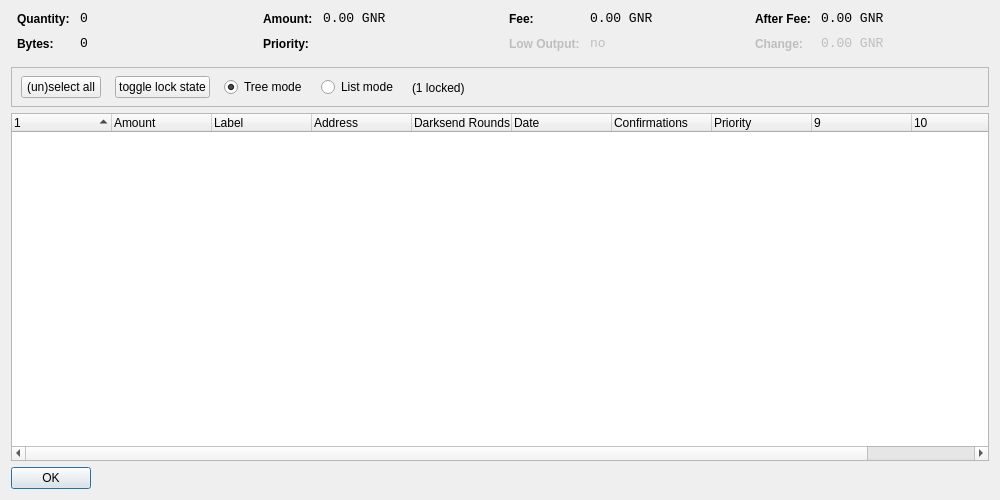
<?xml version="1.0" encoding="UTF-8"?>
<ui version="4.0">
 <class>CoinControlDialog</class>
 <widget class="QDialog" name="CoinControlDialog">
  <property name="geometry">
   <rect>
    <x>0</x>
    <y>0</y>
    <width>1000</width>
    <height>500</height>
   </rect>
  </property>
  <property name="windowTitle">
   <string>Coin Control</string>
  </property>
  <layout class="QVBoxLayout" name="verticalLayout">
   <item>
    <layout class="QHBoxLayout" name="horizontalLayoutTop" stretch="0,0,0,0">
     <property name="topMargin">
      <number>0</number>
     </property>
     <property name="bottomMargin">
      <number>10</number>
     </property>
     <item>
      <layout class="QFormLayout" name="formLayoutCoinControl1">
       <property name="horizontalSpacing">
        <number>10</number>
       </property>
       <property name="verticalSpacing">
        <number>10</number>
       </property>
       <property name="leftMargin">
        <number>6</number>
       </property>
       <property name="rightMargin">
        <number>6</number>
       </property>
       <item row="0" column="0">
        <widget class="QLabel" name="labelCoinControlQuantityText">
         <property name="styleSheet">
          <string notr="true">font-weight:bold;</string>
         </property>
         <property name="text">
          <string>Quantity:</string>
         </property>
        </widget>
       </item>
       <item row="0" column="1">
        <widget class="QLabel" name="labelCoinControlQuantity">
         <property name="font">
          <font>
           <family>Monospace</family>
           <pointsize>10</pointsize>
          </font>
         </property>
         <property name="cursor">
          <cursorShape>IBeamCursor</cursorShape>
         </property>
         <property name="contextMenuPolicy">
          <enum>Qt::ActionsContextMenu</enum>
         </property>
         <property name="text">
          <string notr="true">0</string>
         </property>
         <property name="textInteractionFlags">
          <set>Qt::LinksAccessibleByMouse|Qt::TextSelectableByKeyboard|Qt::TextSelectableByMouse</set>
         </property>
        </widget>
       </item>
       <item row="1" column="0">
        <widget class="QLabel" name="labelCoinControlBytesText">
         <property name="styleSheet">
          <string notr="true">font-weight:bold;</string>
         </property>
         <property name="text">
          <string>Bytes:</string>
         </property>
        </widget>
       </item>
       <item row="1" column="1">
        <widget class="QLabel" name="labelCoinControlBytes">
         <property name="font">
          <font>
           <family>Monospace</family>
           <pointsize>10</pointsize>
          </font>
         </property>
         <property name="cursor">
          <cursorShape>IBeamCursor</cursorShape>
         </property>
         <property name="contextMenuPolicy">
          <enum>Qt::ActionsContextMenu</enum>
         </property>
         <property name="text">
          <string notr="true">0</string>
         </property>
         <property name="textInteractionFlags">
          <set>Qt::LinksAccessibleByMouse|Qt::TextSelectableByKeyboard|Qt::TextSelectableByMouse</set>
         </property>
        </widget>
       </item>
      </layout>
     </item>
     <item>
      <layout class="QFormLayout" name="formLayoutCoinControl2">
       <property name="horizontalSpacing">
        <number>10</number>
       </property>
       <property name="verticalSpacing">
        <number>10</number>
       </property>
       <property name="leftMargin">
        <number>6</number>
       </property>
       <property name="rightMargin">
        <number>6</number>
       </property>
       <item row="0" column="0">
        <widget class="QLabel" name="labelCoinControlAmountText">
         <property name="styleSheet">
          <string notr="true">font-weight:bold;</string>
         </property>
         <property name="text">
          <string>Amount:</string>
         </property>
        </widget>
       </item>
       <item row="0" column="1">
        <widget class="QLabel" name="labelCoinControlAmount">
         <property name="font">
          <font>
           <family>Monospace</family>
           <pointsize>10</pointsize>
          </font>
         </property>
         <property name="cursor">
          <cursorShape>IBeamCursor</cursorShape>
         </property>
         <property name="contextMenuPolicy">
          <enum>Qt::ActionsContextMenu</enum>
         </property>
         <property name="text">
          <string notr="true">0.00 GNR</string>
         </property>
         <property name="textInteractionFlags">
          <set>Qt::LinksAccessibleByMouse|Qt::TextSelectableByKeyboard|Qt::TextSelectableByMouse</set>
         </property>
        </widget>
       </item>
       <item row="1" column="0">
        <widget class="QLabel" name="labelCoinControlPriorityText">
         <property name="styleSheet">
          <string notr="true">font-weight:bold;</string>
         </property>
         <property name="text">
          <string>Priority:</string>
         </property>
        </widget>
       </item>
       <item row="1" column="1">
        <widget class="QLabel" name="labelCoinControlPriority">
         <property name="font">
          <font>
           <family>Monospace</family>
           <pointsize>10</pointsize>
          </font>
         </property>
         <property name="cursor">
          <cursorShape>IBeamCursor</cursorShape>
         </property>
         <property name="contextMenuPolicy">
          <enum>Qt::ActionsContextMenu</enum>
         </property>
         <property name="text">
          <string/>
         </property>
         <property name="textInteractionFlags">
          <set>Qt::LinksAccessibleByMouse|Qt::TextSelectableByKeyboard|Qt::TextSelectableByMouse</set>
         </property>
        </widget>
       </item>
      </layout>
     </item>
     <item>
      <layout class="QFormLayout" name="formLayoutCoinControl3">
       <property name="horizontalSpacing">
        <number>10</number>
       </property>
       <property name="verticalSpacing">
        <number>10</number>
       </property>
       <property name="leftMargin">
        <number>6</number>
       </property>
       <property name="rightMargin">
        <number>6</number>
       </property>
       <item row="0" column="0">
        <widget class="QLabel" name="labelCoinControlFeeText">
         <property name="styleSheet">
          <string notr="true">font-weight:bold;</string>
         </property>
         <property name="text">
          <string>Fee:</string>
         </property>
        </widget>
       </item>
       <item row="0" column="1">
        <widget class="QLabel" name="labelCoinControlFee">
         <property name="font">
          <font>
           <family>Monospace</family>
           <pointsize>10</pointsize>
          </font>
         </property>
         <property name="cursor">
          <cursorShape>IBeamCursor</cursorShape>
         </property>
         <property name="contextMenuPolicy">
          <enum>Qt::ActionsContextMenu</enum>
         </property>
         <property name="text">
          <string notr="true">0.00 GNR</string>
         </property>
         <property name="textInteractionFlags">
          <set>Qt::LinksAccessibleByMouse|Qt::TextSelectableByKeyboard|Qt::TextSelectableByMouse</set>
         </property>
        </widget>
       </item>
       <item row="1" column="0">
        <widget class="QLabel" name="labelCoinControlLowOutputText">
         <property name="enabled">
          <bool>false</bool>
         </property>
         <property name="styleSheet">
          <string notr="true">font-weight:bold;</string>
         </property>
         <property name="text">
          <string>Low Output:</string>
         </property>
        </widget>
       </item>
       <item row="1" column="1">
        <widget class="QLabel" name="labelCoinControlLowOutput">
         <property name="enabled">
          <bool>false</bool>
         </property>
         <property name="font">
          <font>
           <family>Monospace</family>
           <pointsize>10</pointsize>
          </font>
         </property>
         <property name="cursor">
          <cursorShape>IBeamCursor</cursorShape>
         </property>
         <property name="contextMenuPolicy">
          <enum>Qt::ActionsContextMenu</enum>
         </property>
         <property name="text">
          <string notr="true">no</string>
         </property>
         <property name="textInteractionFlags">
          <set>Qt::LinksAccessibleByMouse|Qt::TextSelectableByKeyboard|Qt::TextSelectableByMouse</set>
         </property>
        </widget>
       </item>
      </layout>
     </item>
     <item>
      <layout class="QFormLayout" name="formLayoutCoinControl4">
       <property name="horizontalSpacing">
        <number>10</number>
       </property>
       <property name="verticalSpacing">
        <number>10</number>
       </property>
       <property name="leftMargin">
        <number>6</number>
       </property>
       <property name="rightMargin">
        <number>6</number>
       </property>
       <item row="0" column="0">
        <widget class="QLabel" name="labelCoinControlAfterFeeText">
         <property name="styleSheet">
          <string notr="true">font-weight:bold;</string>
         </property>
         <property name="text">
          <string>After Fee:</string>
         </property>
        </widget>
       </item>
       <item row="0" column="1">
        <widget class="QLabel" name="labelCoinControlAfterFee">
         <property name="font">
          <font>
           <family>Monospace</family>
           <pointsize>10</pointsize>
          </font>
         </property>
         <property name="cursor">
          <cursorShape>IBeamCursor</cursorShape>
         </property>
         <property name="contextMenuPolicy">
          <enum>Qt::ActionsContextMenu</enum>
         </property>
         <property name="text">
          <string notr="true">0.00 GNR</string>
         </property>
         <property name="textInteractionFlags">
          <set>Qt::LinksAccessibleByMouse|Qt::TextSelectableByKeyboard|Qt::TextSelectableByMouse</set>
         </property>
        </widget>
       </item>
       <item row="1" column="0">
        <widget class="QLabel" name="labelCoinControlChangeText">
         <property name="enabled">
          <bool>false</bool>
         </property>
         <property name="styleSheet">
          <string notr="true">font-weight:bold;</string>
         </property>
         <property name="text">
          <string>Change:</string>
         </property>
        </widget>
       </item>
       <item row="1" column="1">
        <widget class="QLabel" name="labelCoinControlChange">
         <property name="enabled">
          <bool>false</bool>
         </property>
         <property name="font">
          <font>
           <family>Monospace</family>
           <pointsize>10</pointsize>
          </font>
         </property>
         <property name="cursor">
          <cursorShape>IBeamCursor</cursorShape>
         </property>
         <property name="contextMenuPolicy">
          <enum>Qt::ActionsContextMenu</enum>
         </property>
         <property name="text">
          <string notr="true">0.00 GNR</string>
         </property>
         <property name="textInteractionFlags">
          <set>Qt::LinksAccessibleByMouse|Qt::TextSelectableByKeyboard|Qt::TextSelectableByMouse</set>
         </property>
        </widget>
       </item>
      </layout>
     </item>
    </layout>
   </item>
   <item>
    <widget class="QFrame" name="frame">
     <property name="minimumSize">
      <size>
       <width>0</width>
       <height>40</height>
      </size>
     </property>
     <property name="frameShape">
      <enum>QFrame::StyledPanel</enum>
     </property>
     <property name="frameShadow">
      <enum>QFrame::Sunken</enum>
     </property>
     <widget class="QWidget" name="horizontalLayoutWidget">
      <property name="geometry">
       <rect>
        <x>10</x>
        <y>0</y>
        <width>781</width>
        <height>41</height>
       </rect>
      </property>
      <layout class="QHBoxLayout" name="horizontalLayoutPanel" stretch="0,0,0,0,0">
       <property name="spacing">
        <number>14</number>
       </property>
       <item>
        <widget class="QPushButton" name="pushButtonSelectAll">
         <property name="sizePolicy">
          <sizepolicy hsizetype="Maximum" vsizetype="Fixed">
           <horstretch>0</horstretch>
           <verstretch>0</verstretch>
          </sizepolicy>
         </property>
         <property name="text">
          <string>(un)select all</string>
         </property>
        </widget>
       </item>
        <item>
         <widget class="QPushButton" name="pushButtonToggleLock">
          <property name="sizePolicy">
           <sizepolicy hsizetype="Maximum" vsizetype="Fixed">
            <horstretch>0</horstretch>
            <verstretch>0</verstretch>
           </sizepolicy>
          </property>
          <property name="text">
           <string>toggle lock state</string>
          </property>
          <property name="autoDefault">
           <bool>false</bool>
          </property>
         </widget>
        </item>
       <item>
        <widget class="QRadioButton" name="radioTreeMode">
         <property name="sizePolicy">
          <sizepolicy hsizetype="Maximum" vsizetype="Fixed">
           <horstretch>0</horstretch>
           <verstretch>0</verstretch>
          </sizepolicy>
         </property>
         <property name="text">
          <string>Tree mode</string>
         </property>
         <property name="checked">
          <bool>true</bool>
         </property>
        </widget>
       </item>
       <item>
        <widget class="QRadioButton" name="radioListMode">
         <property name="sizePolicy">
          <sizepolicy hsizetype="Maximum" vsizetype="Fixed">
           <horstretch>0</horstretch>
           <verstretch>0</verstretch>
          </sizepolicy>
         </property>
         <property name="text">
          <string>List mode</string>
         </property>
        </widget>
       </item>
        <item>
         <widget class="QLabel" name="labelLocked">
          <property name="text">
           <string>(1 locked)</string>
          </property>
         </widget>
        </item>
       <item>
        <spacer name="horizontalSpacer">
         <property name="orientation">
          <enum>Qt::Horizontal</enum>
         </property>
         <property name="sizeHint" stdset="0">
          <size>
           <width>40</width>
           <height>20</height>
          </size>
         </property>
        </spacer>
       </item>
      </layout>
     </widget>
    </widget>
   </item>
   <item>
    <widget class="CoinControlTreeWidget" name="treeWidget">
     <property name="contextMenuPolicy">
      <enum>Qt::CustomContextMenu</enum>
     </property>
     <property name="sortingEnabled">
      <bool>false</bool>
     </property>
     <property name="columnCount">
      <number>11</number>
     </property>
     <attribute name="headerShowSortIndicator" stdset="0">
      <bool>true</bool>
     </attribute>
     <attribute name="headerStretchLastSection">
      <bool>false</bool>
     </attribute>
     <column>
      <property name="text">
       <string/>
      </property>
     </column>
     <column>
      <property name="text">
       <string>Amount</string>
      </property>
     </column>
     <column>
      <property name="text">
       <string>Label</string>
      </property>
     </column>
     <column>
      <property name="text">
       <string>Address</string>
      </property>
     </column>
     <column>
      <property name="text">
       <string>Darksend Rounds</string>
      </property>
    </column>
     <column>
      <property name="text">
       <string>Date</string>
      </property>
     </column>
     <column>
      <property name="text">
       <string>Confirmations</string>
      </property>
      <property name="toolTip">
       <string>Confirmed</string>
      </property>
     </column>
     <column>
      <property name="text">
       <string>Priority</string>
      </property>
     </column>
     <column>
      <property name="text">
       <string/>
      </property>
     </column>
     <column>
      <property name="text">
       <string/>
      </property>
     </column>
     <column>
      <property name="text">
       <string/>
      </property>
     </column>
     <column>
      <property name="text">
       <string/>
      </property>
     </column>
    </widget>
   </item>
   <item>
    <widget class="QDialogButtonBox" name="buttonBox">
     <property name="sizePolicy">
      <sizepolicy hsizetype="Maximum" vsizetype="Fixed">
       <horstretch>0</horstretch>
       <verstretch>0</verstretch>
      </sizepolicy>
     </property>
     <property name="orientation">
      <enum>Qt::Horizontal</enum>
     </property>
     <property name="standardButtons">
      <set>QDialogButtonBox::Ok</set>
     </property>
    </widget>
   </item>
  </layout>
 </widget>
 <customwidgets>
  <customwidget>
   <class>CoinControlTreeWidget</class>
   <extends>QTreeWidget</extends>
   <header>coincontroltreewidget.h</header>
  </customwidget>
 </customwidgets>
 <resources/>
 <connections/>
</ui>
